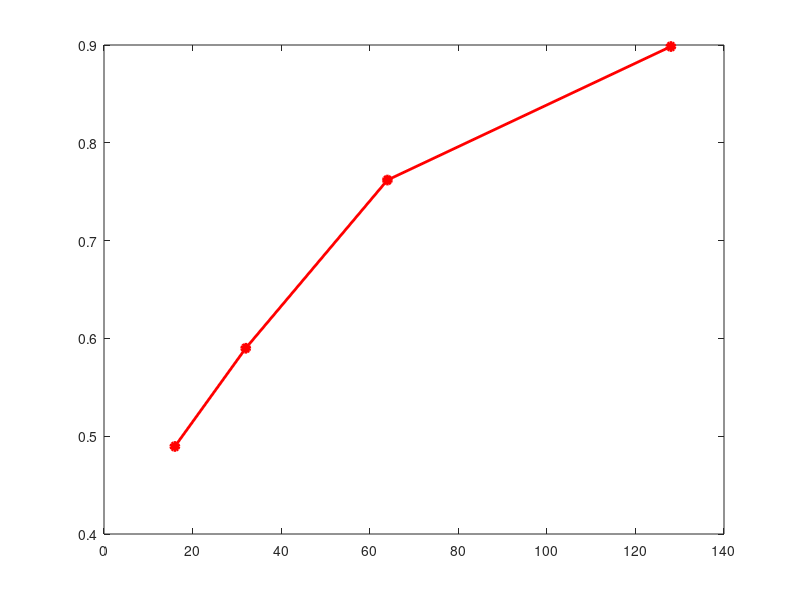

Here is the MATLAB script that generated this plot: (Note: this script raises an error after producing the figure.)
clear; close all; clc
textSize = 16;
linewid = 1;


% -----------------------------------
% Attack: Stalking

epiImpBMR = [1-0.51048951 1-0.410071942 1-0.238095238 1-0.1015625];
epiImpKMR = [1-0.431034483 1-0.137931034 1-0.071428571 1];
kle = [16, 32, 64, 128];

figure(31)
plot(kle, epiImpBMR, 'ro-', 'MarkerFaceColor', 'r', 'LineWidth',2)
hold on
ax = gca;
ax.YAxis.FontSize = 13;
ax.XAxis.FontSize = 13;
ax.YAxis.FontWeight = 'bold';
ax.XAxis.FontWeight = 'bold';
ylim([0.4 1])
xlabel('# of Episodes', 'FontSize', 15, 'FontWeight','bold')
ylabel('BMR', 'FontSize',15, 'FontWeight','bold')
print('attackBMR','-depsc')

figure(32)
plot(kle, epiImpKMR, 'ro-', 'MarkerFaceColor', 'r', 'LineWidth',2)
hold on
ax = gca;
ax.YAxis.FontSize = 13;
ax.XAxis.FontSize = 13;
ax.YAxis.FontWeight = 'bold';
ax.XAxis.FontWeight = 'bold';
ylim([0.5 1])
xlabel('# of Episodes', 'FontSize', 15, 'FontWeight','bold')
ylabel('KMR', 'FontSize',15, 'FontWeight','bold')
print('attackKMR','-depsc')
